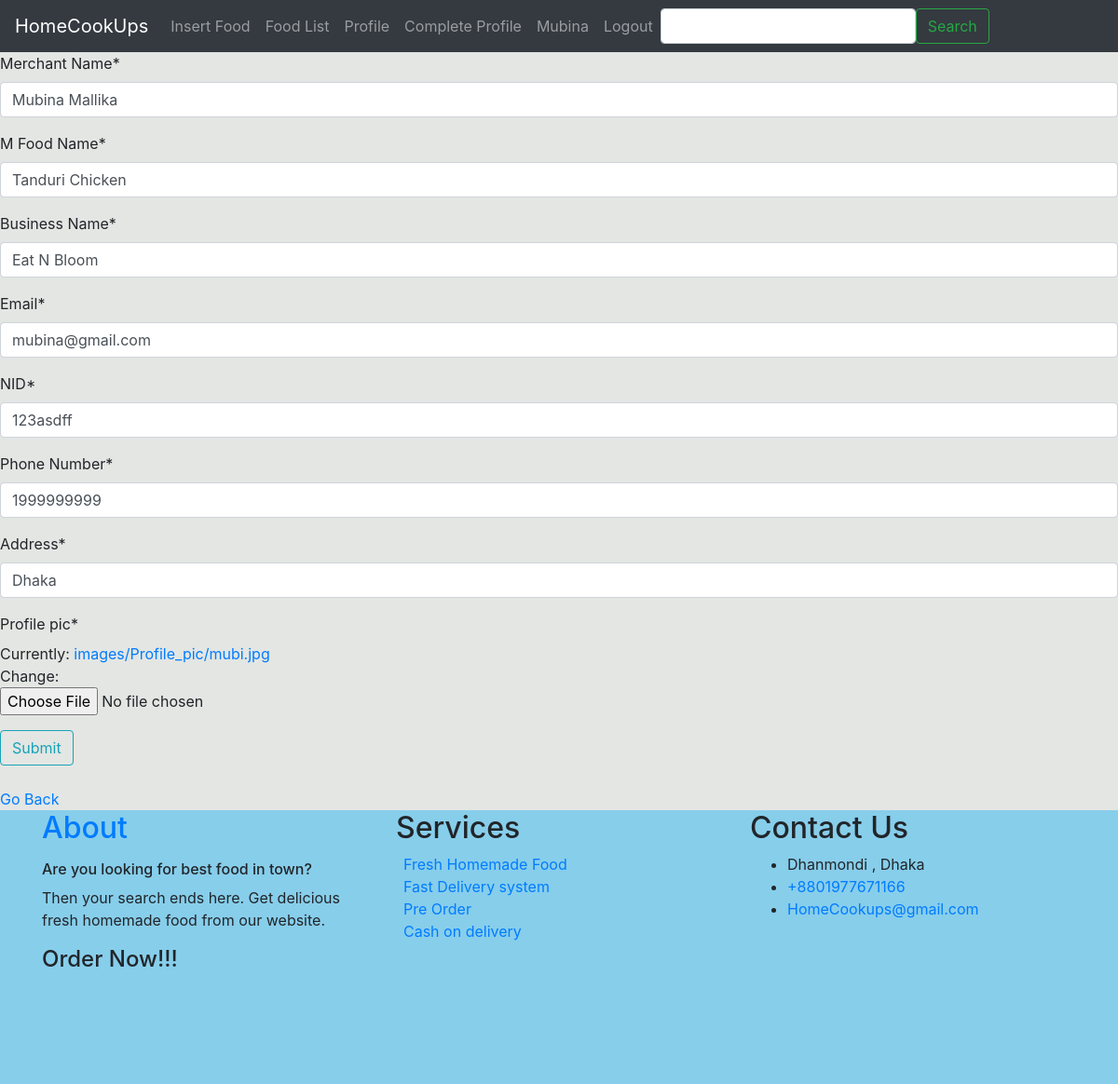
/CompleteProfile/ (signed in), run on the app's committed database.
### MerchantManagement/models.py (models this page shows, shortened)
class Merchant(models.Model):
    Merchant_Name = models.CharField(max_length=100)
    M_Food_Name = models.CharField(max_length=200)
    Business_Name = models.CharField(max_length=200)
    Email = models.EmailField(max_length=200)
    NID = models.CharField(max_length=200)
    Phone_Number = models.IntegerField()
    Address = models.CharField(max_length=200)
    Profile_pic = models.ImageField(upload_to='images/Profile_pic/',default='default.jpg')
    user=models.ForeignKey(User,on_delete=models.SET_NULL,null=True,blank=True)

### MerchantManagement/views.py (the view, shortened to what this page needs)
# urls.py: path('CompleteProfile/', merchant_views.createProfile, name='Complete_Profile'),
@login_required
def createProfile(request):
    merchant_list=Merchant.objects.filter(user=request.user)
    if len(merchant_list) != 0:
        merchant = Merchant.objects.get(user=request.user)
        form = MerchantForm(initial={'Merchant_Name': merchant.Merchant_Name,
                                     'M_Food_Name': merchant.M_Food_Name,
                                     'Business_Name': merchant.Business_Name,
                                     'Email': merchant.Email,
                                     'NID': merchant.NID,
                                     'Phone_Number': merchant.Phone_Number,
                                     'Address': merchant.Address,
                                     'Profile_pic': merchant.Profile_pic,
                                     })
    else:
        merchant = None
        form = MerchantForm()
    context = {
        'form': form
    }
    return render(request, 'MerchantManagement/editMerchant_Profile.html', context)

### MerchantManagement/forms.py
class MerchantForm(forms.ModelForm):
    class Meta:
        model = Merchant
        fields = ('Merchant_Name','M_Food_Name','Business_Name','Email','NID','Phone_Number','Address','Profile_pic')

### templates/MerchantManagement/editMerchant_Profile.html (shortened to what this page needs)
{% extends 'merchant_base.html' %}
{% load crispy_forms_tags %}
{% block content %}
<form method="POST" enctype="multipart/form-data">
    {{ form | crispy }}
    <button type="submit" class="btn btn-outline-info">Submit</button>
</form>
{% endblock content %}

### templates/merchant_base.html (shortened to what this page needs)
{% load static %}
<!DOCTYPE html>
<html lang="en">
<head>
    <link rel="stylesheet" href="https://stackpath.bootstrapcdn.com/bootstrap/4.5.2/css/bootstrap.min.css">
</head>
<body>
<nav class="navbar navbar-expand-lg navbar-dark bg-dark">
  <a class="navbar-brand" href="{% url 'main-home' %}">HomeCookUps</a>
  <div class="collapse navbar-collapse" id="navbarSupportedContent">
    <ul class="navbar-nav mr-auto">
     <li class="nav-item">
        <a class="nav-link" href="{% url 'insertFood' %}">Insert Food</a>
      </li>
        <li class="nav-item">
        <a class="nav-link" href="{% url 'Food' %}">Food List</a>
      </li>
        <li class="nav-item">
        <a class="nav-link" href="{% url 'View_Profile' %}">Profile</a>
      </li>
        <li class="nav-item">
        <a class="nav-link" href="{% url 'Complete_Profile' %}">Complete Profile</a>
      </li>
        {% if user.is_authenticated %}
                 <li class="nav-item">
        <a class="nav-link" href="#"><h7> {{ user.username }}</h7></a>
      </li>
             <li class="nav-item">
        <a class="nav-link" href="{% url 'logout' %}">Logout</a>
      </li>
{% endif %}
                   <form class="form-inline" method="POST" action="{% url 'Food' %}">
              <input class="form-control " type="search" name="search">
              <button class="btn btn-outline-success" type="submit">Search</button>
            </form>
   </ul>
</div>
</nav>
{% block content %}
{% endblock content %}
<br>
    <a href="javascript:history.back()">Go Back</a>
<br>
 <footer class="ftco-footer ftco-section" style="background-color: #87CEEB ">
      <div class="container">
        <div class="row mb-5">
          <div class="col-md">
            <div class="ftco-footer-widget mb-4">
              <h2 class="ftco-heading-2"><a href="{% url 'abouts' %}">About</a></h2>
              <p> <h6> Are you looking for best food in town?</h6> Then your search ends here.
                Get delicious fresh homemade food from our website.
                  </p>
                <h4> Order Now!!!</h4>
            </div>
          </div>
          <div class="col-md">
             <div class="ftco-footer-widget mb-4">
              <h2 class="ftco-heading-2">Services</h2>
              <ul class="list-unstyled">
                <li><a href="#">Fresh Homemade Food</a></li>
                <li><a href="#">Fast Delivery system</a></li>
                <li><a href="#">Pre Order</a></li>
                <li><a href="#">Cash on delivery</a></li>
              </ul>
            </div>
          </div>
          <div class="col-md">
            <div class="ftco-footer-widget mb-4">
            	<h2 class="ftco-heading-2">Contact Us</h2>
            	<div class="block-23 mb-3">
	              <ul>
	                <li><span class="text">Dhanmondi , Dhaka</span></li>
	                <li><a href="#"><span class="text">+8801977671166</span></a></li>
	                <li><a href="#"><span class="text">HomeCookups@gmail.com</span></a></li>
	              </ul>
	            </div>
            </div>
          </div>
        </div>
      </div>
    </footer>
</body>
</html>

### templates/merchant_base.html (style rules this page uses)
body { background-color: #E3E6E3; }

### data on the page
Merchant: Merchant_Name "Mubina Mallika", M_Food_Name "Tanduri Chicken", Business_Name "Eat N Bloom", Email "mubina@gmail.com", NID "123asdff", Phone_Number "1999999999", Address "Dhaka"

### other printed values
{{ user.username }} "Mubina"
